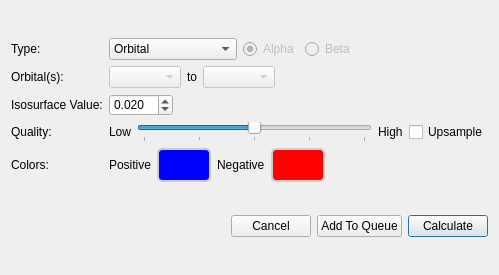
<?xml version="1.0" encoding="UTF-8"?>
<ui version="4.0">
 <class>MolecularOrbitalsConfigurator</class>
 <widget class="QDialog" name="MolecularOrbitalsConfigurator">
  <property name="geometry">
   <rect>
    <x>0</x>
    <y>0</y>
    <width>499</width>
    <height>275</height>
   </rect>
  </property>
  <property name="sizePolicy">
   <sizepolicy hsizetype="Expanding" vsizetype="Expanding">
    <horstretch>0</horstretch>
    <verstretch>0</verstretch>
   </sizepolicy>
  </property>
  <property name="windowTitle">
   <string>Add Surface</string>
  </property>
  <property name="styleSheet">
   <string>QToolButton {
   color: #333;
   background-color: #666;
   border-width: 2px;
   border-color: #CCC;
   border-style: solid;
   border-radius: 5;
   padding: 0px;
   min-width: 50px;
   max-width: 50px;
   min-height: 30px;
   max-height: 30px;
}

QToolButton:pressed {
   border-color: #222;
}
</string>
  </property>
  <layout class="QVBoxLayout" name="verticalLayout">
   <item>
    <layout class="QGridLayout" name="gridLayout">
     <item row="0" column="0">
      <widget class="QLabel" name="label_7">
       <property name="text">
        <string>Type:</string>
       </property>
      </widget>
     </item>
     <item row="1" column="0">
      <widget class="QLabel" name="label_11">
       <property name="enabled">
        <bool>true</bool>
       </property>
       <property name="text">
        <string>Orbital(s):</string>
       </property>
      </widget>
     </item>
     <item row="2" column="0">
      <widget class="QLabel" name="label_3">
       <property name="text">
        <string>Isosurface Value:</string>
       </property>
      </widget>
     </item>
     <item row="3" column="0">
      <widget class="QLabel" name="label_4">
       <property name="text">
        <string>Quality:</string>
       </property>
      </widget>
     </item>
     <item row="4" column="0">
      <widget class="QLabel" name="label_12">
       <property name="text">
        <string>Colors: </string>
       </property>
      </widget>
     </item>
     <item row="0" column="1">
      <layout class="QHBoxLayout" name="horizontalLayout">
       <item>
        <widget class="QComboBox" name="surfaceType">
         <item>
          <property name="text">
           <string>Orbital</string>
          </property>
         </item>
         <item>
          <property name="text">
           <string>Density</string>
          </property>
         </item>
         <item>
          <property name="text">
           <string>Spin Density</string>
          </property>
         </item>
         <item>
          <property name="text">
           <string>Spin-Only Density</string>
          </property>
         </item>
        </widget>
       </item>
       <item>
        <widget class="QRadioButton" name="alphaRadio">
         <property name="enabled">
          <bool>false</bool>
         </property>
         <property name="text">
          <string>Alpha</string>
         </property>
         <property name="checked">
          <bool>true</bool>
         </property>
        </widget>
       </item>
       <item>
        <widget class="QRadioButton" name="betaRadio">
         <property name="enabled">
          <bool>false</bool>
         </property>
         <property name="text">
          <string>Beta</string>
         </property>
        </widget>
       </item>
       <item>
        <spacer name="horizontalSpacer">
         <property name="orientation">
          <enum>Qt::Horizontal</enum>
         </property>
         <property name="sizeHint" stdset="0">
          <size>
           <width>40</width>
           <height>20</height>
          </size>
         </property>
        </spacer>
       </item>
      </layout>
     </item>
     <item row="1" column="1">
      <layout class="QHBoxLayout" name="horizontalLayout_2">
       <item>
        <widget class="QComboBox" name="orbitalRangeMin">
         <property name="enabled">
          <bool>false</bool>
         </property>
        </widget>
       </item>
       <item>
        <widget class="QLabel" name="label_10">
         <property name="text">
          <string>to</string>
         </property>
        </widget>
       </item>
       <item>
        <widget class="QComboBox" name="orbitalRangeMax">
         <property name="enabled">
          <bool>false</bool>
         </property>
        </widget>
       </item>
       <item>
        <spacer name="horizontalSpacer_2">
         <property name="orientation">
          <enum>Qt::Horizontal</enum>
         </property>
         <property name="sizeHint" stdset="0">
          <size>
           <width>40</width>
           <height>20</height>
          </size>
         </property>
        </spacer>
       </item>
      </layout>
     </item>
     <item row="2" column="1">
      <layout class="QHBoxLayout" name="horizontalLayout_3">
       <item>
        <widget class="QDoubleSpinBox" name="isovalue">
         <property name="decimals">
          <number>3</number>
         </property>
         <property name="minimum">
          <double>0.001000000000000</double>
         </property>
         <property name="maximum">
          <double>99.998999999999995</double>
         </property>
         <property name="singleStep">
          <double>0.001000000000000</double>
         </property>
         <property name="value">
          <double>0.020000000000000</double>
         </property>
        </widget>
       </item>
       <item>
        <spacer name="horizontalSpacer_4">
         <property name="orientation">
          <enum>Qt::Horizontal</enum>
         </property>
         <property name="sizeHint" stdset="0">
          <size>
           <width>40</width>
           <height>20</height>
          </size>
         </property>
        </spacer>
       </item>
      </layout>
     </item>
     <item row="3" column="1">
      <layout class="QHBoxLayout" name="horizontalLayout_6">
       <item>
        <widget class="QLabel" name="label_5">
         <property name="text">
          <string>Low</string>
         </property>
        </widget>
       </item>
       <item>
        <widget class="QSlider" name="quality">
         <property name="minimum">
          <number>1</number>
         </property>
         <property name="maximum">
          <number>5</number>
         </property>
         <property name="singleStep">
          <number>1</number>
         </property>
         <property name="pageStep">
          <number>1</number>
         </property>
         <property name="value">
          <number>3</number>
         </property>
         <property name="orientation">
          <enum>Qt::Horizontal</enum>
         </property>
         <property name="tickPosition">
          <enum>QSlider::TicksBelow</enum>
         </property>
         <property name="tickInterval">
          <number>1</number>
         </property>
        </widget>
       </item>
       <item>
        <widget class="QLabel" name="label_6">
         <property name="text">
          <string>High</string>
         </property>
        </widget>
       </item>
       <item>
        <widget class="QCheckBox" name="upsample">
         <property name="text">
          <string>Upsample</string>
         </property>
        </widget>
       </item>
       <item>
        <spacer name="horizontalSpacer_5">
         <property name="orientation">
          <enum>Qt::Horizontal</enum>
         </property>
         <property name="sizeType">
          <enum>QSizePolicy::Minimum</enum>
         </property>
         <property name="sizeHint" stdset="0">
          <size>
           <width>0</width>
           <height>20</height>
          </size>
         </property>
        </spacer>
       </item>
      </layout>
     </item>
     <item row="4" column="1">
      <layout class="QHBoxLayout" name="horizontalLayout_4">
       <item>
        <widget class="QLabel" name="label_9">
         <property name="text">
          <string>Positive</string>
         </property>
        </widget>
       </item>
       <item>
        <widget class="QToolButton" name="positiveColorButton">
         <property name="styleSheet">
          <string notr="true">QToolButton {
   background-color: rgb(0, 0, 255);
}</string>
         </property>
         <property name="text">
          <string/>
         </property>
         <property name="iconSize">
          <size>
           <width>32</width>
           <height>16</height>
          </size>
         </property>
        </widget>
       </item>
       <item>
        <widget class="QLabel" name="negativeLabel">
         <property name="text">
          <string>Negative</string>
         </property>
        </widget>
       </item>
       <item>
        <widget class="QToolButton" name="negativeColorButton">
         <property name="styleSheet">
          <string notr="true">QToolButton {
   background-color: rgb(255, 0, 0);
}</string>
         </property>
         <property name="text">
          <string/>
         </property>
         <property name="iconSize">
          <size>
           <width>32</width>
           <height>16</height>
          </size>
         </property>
        </widget>
       </item>
       <item>
        <spacer name="horizontalSpacer_10">
         <property name="orientation">
          <enum>Qt::Horizontal</enum>
         </property>
         <property name="sizeHint" stdset="0">
          <size>
           <width>40</width>
           <height>20</height>
          </size>
         </property>
        </spacer>
       </item>
      </layout>
     </item>
    </layout>
   </item>
   <item>
    <layout class="QHBoxLayout" name="horizontalLayout_8">
     <item>
      <spacer name="horizontalSpacer_3">
       <property name="orientation">
        <enum>Qt::Horizontal</enum>
       </property>
       <property name="sizeHint" stdset="0">
        <size>
         <width>40</width>
         <height>20</height>
        </size>
       </property>
      </spacer>
     </item>
     <item>
      <widget class="QPushButton" name="cancelButton">
       <property name="text">
        <string>Cancel</string>
       </property>
       <property name="autoDefault">
        <bool>false</bool>
       </property>
      </widget>
     </item>
     <item>
      <widget class="QPushButton" name="addToQueueButton">
       <property name="text">
        <string>Add To Queue</string>
       </property>
       <property name="default">
        <bool>false</bool>
       </property>
      </widget>
     </item>
     <item>
      <widget class="QPushButton" name="calculateButton">
       <property name="text">
        <string>Calculate</string>
       </property>
       <property name="default">
        <bool>true</bool>
       </property>
      </widget>
     </item>
    </layout>
   </item>
  </layout>
 </widget>
 <resources>
  <include location="IQmol.qrc"/>
 </resources>
 <connections/>
</ui>
